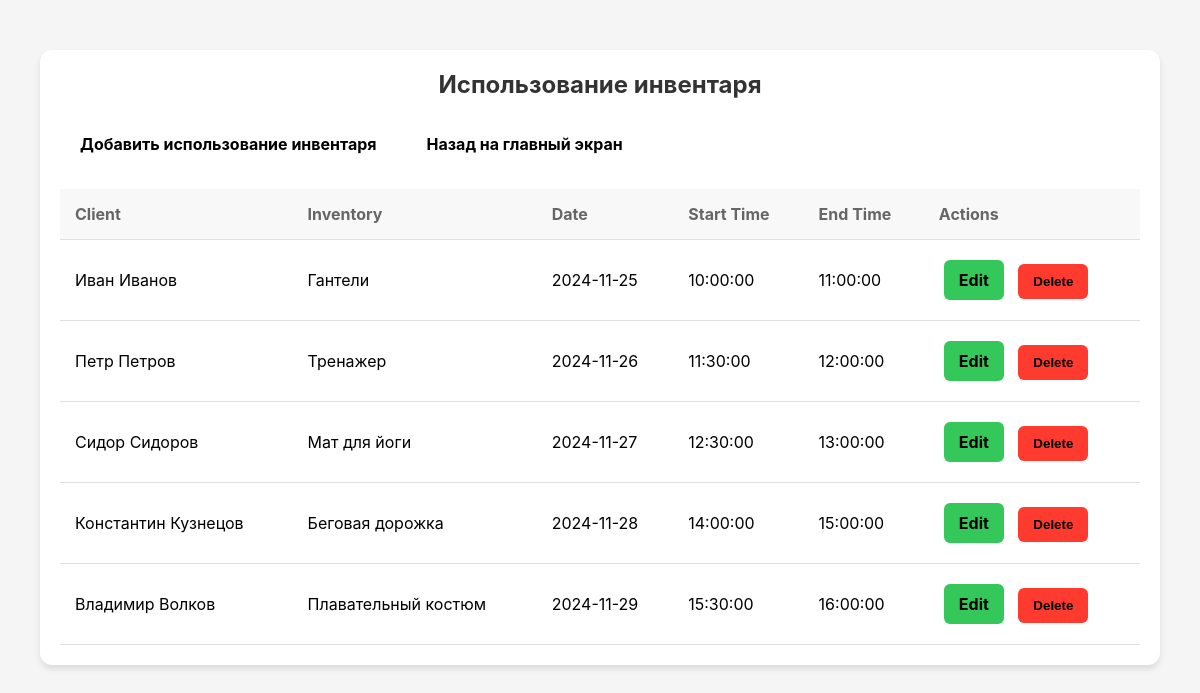
The app's page /view_client_inventory_usage (signed in) with its own data.
### models.py (models this page shows)
class ClientInventoryUsage(db.Model):
    __tablename__ = 'client_inventory_usage'
    usage_id = db.Column(db.Integer, primary_key=True)
    client_id = db.Column(db.Integer, db.ForeignKey('clients.client_id'), nullable=False)
    inventory_id = db.Column(db.Integer, db.ForeignKey('inventory.inventory_id'), nullable=False)
    date = db.Column(db.Date, nullable=False)
    start_time = db.Column(db.Time, nullable=False)
    end_time = db.Column(db.Time, nullable=True)

class Client(db.Model):
    __tablename__ = 'clients'
    client_id = db.Column(db.Integer, primary_key=True)
    first_name = db.Column(db.String(50), nullable=False)
    last_name = db.Column(db.String(50), nullable=False)
    middle_name = db.Column(db.String(50), nullable=True)
    date_of_birth = db.Column(db.Date, nullable=False)
    phone_number = db.Column(db.String(15), nullable=False)
    email = db.Column(db.String(100), unique=True, nullable=False)
    city = db.Column(db.String(200), nullable=True)
    address = db.Column(db.String(200), nullable=True)
    membership_id = db.Column(db.Integer, db.ForeignKey('memberships.membership_id'), nullable=True)
    registration_date = db.Column(db.DateTime, default=datetime.utcnow, nullable=False)
    membership = db.relationship('Membership', backref='clients')
    attendances = db.relationship('Attendance', backref='client')
    payments = db.relationship('Payment', backref='clients')
    inventory_usages = db.relationship('ClientInventoryUsage', backref='client')

class Inventory(db.Model):
    __tablename__ = 'inventory'
    inventory_id = db.Column(db.Integer, primary_key=True)
    name = db.Column(db.String(100), nullable=False)
    quantity = db.Column(db.Integer, nullable=False)
    status = db.Column(db.String(20), nullable=False)
    usages = db.relationship('ClientInventoryUsage', backref='inventory')

### client_inventory_usages.py (the view)
    @app.route("/view_client_inventory_usage", methods=["GET"])
    def view_client_inventory_usage():
        if 'user_id' not in session:
            return redirect(url_for('login'))
        usages = ClientInventoryUsage.query.all()
        return render_template("view_client_inventory_usage.html", usages=usages)

### client_inventory_usages.py (called while the page is built)
def view_client_inventory_usage(app):
    @app.route("/view_client_inventory_usage", methods=["GET"])
    def view_client_inventory_usage():
        if 'user_id' not in session:
            return redirect(url_for('login'))
        usages = ClientInventoryUsage.query.all()
        return render_template("view_client_inventory_usage.html", usages=usages)

### templates/view_client_inventory_usage.html (shortened to what this page needs)
<!DOCTYPE html>
<html lang="en">
<head>
    <link rel="stylesheet" href="https://cdnjs.cloudflare.com/ajax/libs/font-awesome/6.0.0-beta3/css/all.min.css">
</head>
<body>
    <div class="container">
        <div class="navbar">Использование инвентаря</div>
        <div class="btn-container">
            <a href="{{ url_for('add_client_inventory_usage') }}" class="btn btn-primary">Добавить использование инвентаря</a>
            <a href="{{ url_for('dashboard') }}" class="btn btn-primary">Назад на главный экран</a>
        </div>
        <table>
            <tr>
                <th>Client</th>
                <th>Inventory</th>
                <th>Date</th>
                <th>Start Time</th>
                <th>End Time</th>
                <th>Actions</th>
            </tr>
            {% for usage in usages %}
            <tr>
                <td>{{ usage.client.first_name }} {{ usage.client.last_name }}</td>
                <td>{{ usage.inventory.name }}</td>
                <td>{{ usage.date }}</td>
                <td>{{ usage.start_time }}</td>
                <td>{{ usage.end_time }}</td>
                <td>
                    <a href="{{ url_for('edit_client_inventory_usage', usage_id=usage.usage_id) }}" class="btn btn-success">Edit</a>
                    <form action="{{ url_for('delete_client_inventory_usage', usage_id=usage.usage_id) }}" method="POST">
                        <button type="submit" class="btn btn-danger">Delete</button>
                    </form>
                </td>
            </tr>
            {% endfor %}
        </table>
    </div>
</body>
</html>

### templates/view_client_inventory_usage.html (style rules this page uses)
body { font-family: -apple-system, BlinkMacSystemFont, 'Segoe UI', Roboto, 'Helvetica Neue', Arial, sans-serif; background-color: #f5f5f5; margin: 0; padding: 0; }
.container { width: 90%; max-width: 1200px; margin: 50px auto; background: #fff; padding: 20px; box-shadow: 0 4px 6px rgba(0, 0, 0, 0.1); border-radius: 12px; }
.navbar { font-size: 24px; font-weight: bold; color: #333; text-align: center; margin-bottom: 20px; }
.btn-container { display: flex; justify-content: flex-start; margin-bottom: 20px; gap: 10px; }
.btn { display: inline-block; padding: 10px 15px; margin: 5px; border: none; border-radius: 6px; cursor: pointer; text-decoration: none; color: #000000; font-weight: bold; }
.btn-primary { background-color: #ffffff; }
.btn-danger { background-color: #ff3b30; }
.btn-success { background-color: #34c759; }
table { width: 100%; border-collapse: collapse; margin-top: 20px; }
th, td { padding: 15px; text-align: left; border-bottom: 1px solid #e0e0e0; }
th { background-color: #f8f8f8; color: #666; }
form { display: inline; }

### records on screen
ClientInventoryUsage: client.first_name "Иван", client.last_name "Иванов", inventory.name "Гантели", date "2024-11-25", start_time "10:00:00", end_time "11:00:00"
ClientInventoryUsage: client.first_name "Петр", client.last_name "Петров", inventory.name "Тренажер", date "2024-11-26", start_time "11:30:00", end_time "12:00:00"
ClientInventoryUsage: client.first_name "Сидор", client.last_name "Сидоров", inventory.name "Мат для йоги", date "2024-11-27", start_time "12:30:00", end_time "13:00:00"
ClientInventoryUsage: client.first_name "Константин", client.last_name "Кузнецов", inventory.name "Беговая дорожка", date "2024-11-28", start_time "14:00:00", end_time "15:00:00"
ClientInventoryUsage: client.first_name "Владимир", client.last_name "Волков", inventory.name "Плавательный костюм", date "2024-11-29", start_time "15:30:00", end_time "16:00:00"
